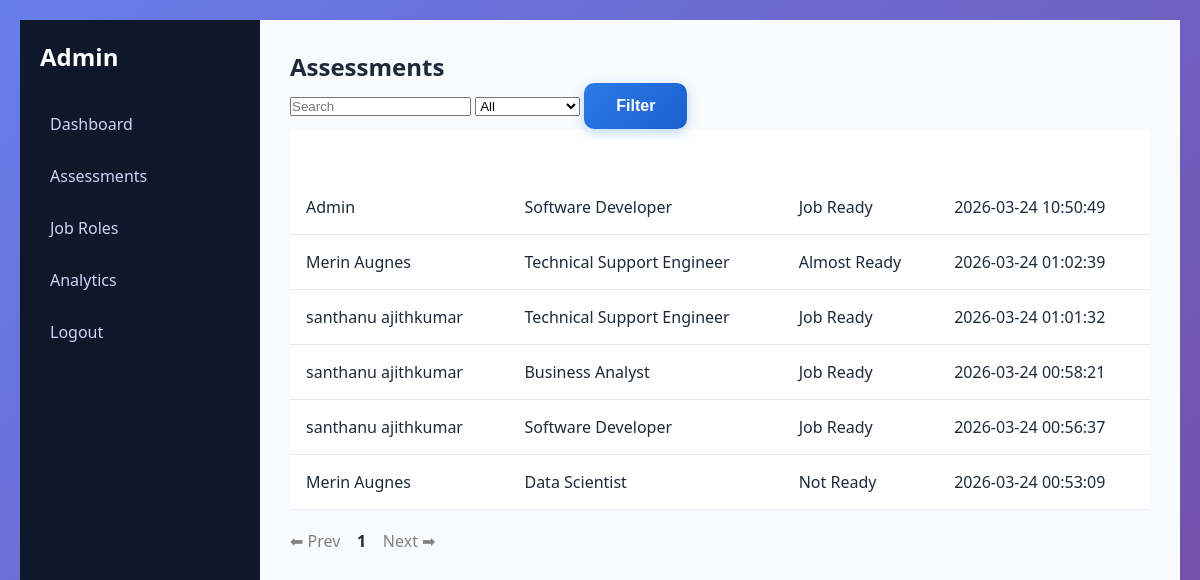
Before: /admin/assessments (signed in) with the older database file.
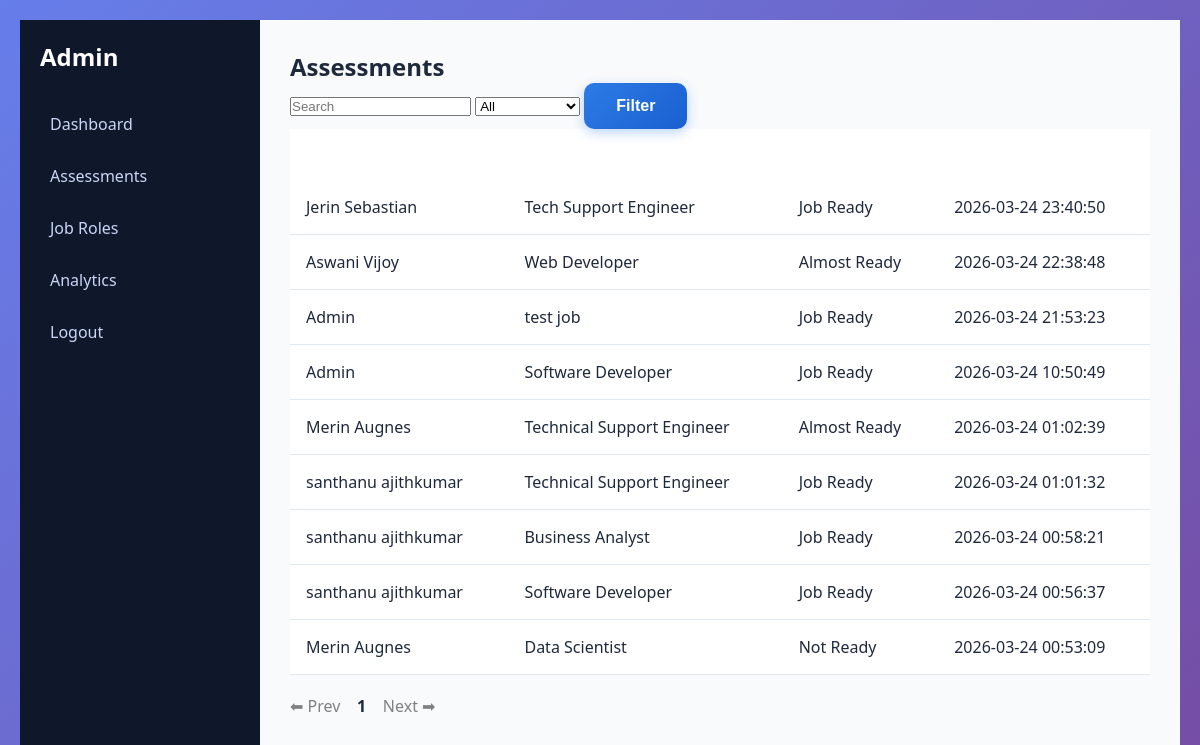
After: the same page with the newer database file.
### tables this page shows
CREATE TABLE assessments (
            id INTEGER PRIMARY KEY AUTOINCREMENT,
            user_id INTEGER,
            job_role TEXT,
            total_gap INTEGER,
            readiness TEXT,
            created_at TEXT,
            FOREIGN KEY (user_id) REFERENCES users(id)
        );

CREATE TABLE users (
            id INTEGER PRIMARY KEY AUTOINCREMENT,
            name TEXT,
            email TEXT UNIQUE,
            password_hash TEXT,
            role TEXT DEFAULT 'user'
        );

### app.py (the view)
@app.route('/admin/assessments')
def admin_assessments():
    if not admin_required():
        return redirect(url_for('login'))
    search = request.args.get('search', '')
    readiness = request.args.get('readiness', '')
    page = max(1, int(request.args.get('page', 1)))  # prevent page < 1
    limit = 10
    offset = (page - 1) * limit
    conn = sqlite3.connect("hiremind.db", timeout=10)
    cursor = conn.cursor()
    query = """
    SELECT users.name, job_role, readiness, created_at
    FROM assessments
    JOIN users ON users.id = assessments.user_id
    WHERE 1=1
    """
    params = []
    if search:
        query += " AND (users.name LIKE ? OR job_role LIKE ?)"
        params.extend([f"%{search}%", f"%{search}%"])
    if readiness:
        query += " AND readiness = ?"
        params.append(readiness)
    query += " ORDER BY created_at DESC LIMIT ? OFFSET ?"
    params.extend([limit, offset])
    cursor.execute(query, params)
    data = cursor.fetchall()
    count_query = """
    SELECT COUNT(*)
    FROM assessments
    JOIN users ON users.id = assessments.user_id
    WHERE 1=1
    """
    count_params = []
    if search:
        count_query += " AND (users.name LIKE ? OR job_role LIKE ?)"
        count_params.extend([f"%{search}%", f"%{search}%"])
    if readiness:
        count_query += " AND readiness = ?"
        count_params.append(readiness)
    cursor.execute(count_query, count_params)
    total_records = cursor.fetchone()[0]
    total_pages = (total_records + limit - 1) // limit
    conn.close()
    return render_template(
        "admin_assessments.html",
        data=data,
        total_pages=total_pages
    )

### app.py (called while the page is built)
def admin_required():
    if 'user_id' not in session or not session.get('is_admin'):
        return False
    return True

### templates/admin_assessments.html (shortened to what this page needs)
{% extends "admin_base.html" %}
{% block content %}
<h2>Assessments</h2>
<form method="get">
    <input type="text" name="search" placeholder="Search" value="{{ request.args.get('search','') }}">
    <select name="readiness">
        <option value="">All</option>
    </select>
    <button type="submit">Filter</button>
</form>
<table class="modern-table">
<tr><th>User</th><th>Role</th><th>Status</th><th>Date</th></tr>
{% for r in data %}
<tr>
<td>{{ r[0] }}</td>
<td>{{ r[1] }}</td>
<td>{{ r[2] }}</td>
<td>{{ r[3] }}</td>
</tr>
{% endfor %}
</table>
<div style="margin-top:20px;">
{% set page = request.args.get('page',1)|int %}
{% if page > 1 %}
<a href="?page={{ page-1 }}&search={{ request.args.get('search','') }}&readiness={{ request.args.get('readiness','') }}">
    ⬅ Prev
</a>
{% else %}
<span style="color:gray;">⬅ Prev</span>
{% endif %}
{% for p in range(1, total_pages + 1) %}
    {% if p == page %}
        <strong>{{ p }}</strong>
    {% else %}
        <a href="?page={{ p }}&search={{ request.args.get('search','') }}&readiness={{ request.args.get('readiness','') }}">
            {{ p }}
        </a>
    {% endif %}
{% endfor %}
{% if page < total_pages %}
<a href="?page={{ page+1 }}&search={{ request.args.get('search','') }}&readiness={{ request.args.get('readiness','') }}">
    Next ➡
</a>
{% else %}
<span style="color:gray;">Next ➡</span>
{% endif %}
</div>
{% endblock %}

### templates/admin_base.html (shortened to what this page needs)
<!DOCTYPE html>
<html>
<head>
    <link rel="stylesheet" href="{{ url_for('static', filename='style.css') }}">
</head>
<body>
<div class="admin-container">
    <div class="sidebar">
        <h2>Admin</h2>
        <a href="/admin/dashboard">Dashboard</a>
        <a href="/admin/assessments">Assessments</a>
        <a href="/admin/job_roles">Job Roles</a>
        <a href="/admin/analytics">Analytics</a>
        <a href="/logout">Logout</a>
    </div>
    <div class="content">
        {% block content %}{% endblock %}
    </div>
</div>
</body>
</html>

### static/style.css (style rules this page uses)
* { margin: 0; padding: 0; box-sizing: border-box; }
body { font-family: -apple-system, BlinkMacSystemFont, 'Segoe UI', 'Roboto', 'Oxygen', 'Ubuntu', 'Cantarell', sans-serif; background: linear-gradient(135deg, #667eea 0%, #764ba2 100%); min-height: 100vh; padding: 20px; color: #1e293b; }
.modern-table { width: 100%; border-collapse: collapse; background: white; }
.modern-table th { padding: 16px; text-align: left; color: white; font-weight: 600; font-size: 14px; text-transform: uppercase; letter-spacing: 0.5px; }
.modern-table td { padding: 16px; border-bottom: 1px solid #e2e8f0; }
button, .btn-primary, .btn-secondary { padding: 14px 32px; border: none; border-radius: 10px; font-size: 16px; font-weight: 600; cursor: pointer; transition: all 0.3s ease; display: inline-flex; align-items: center; gap: 8px; }
.btn-primary, button[type="submit"] { background: linear-gradient(135deg, #2C7BE5 0%, #1a5fd0 100%); color: white; box-shadow: 0 4px 12px rgba(44, 123, 229, 0.3); }

### templates/admin_base.html (style rules this page uses)
body { margin: 0; font-family: 'Segoe UI', sans-serif; }
.admin-container { display: flex; }
.sidebar { width: 240px; background: #0f172a; color: white; height: 100vh; padding: 20px; }
.sidebar h2 { margin-bottom: 30px; }
.sidebar a { display: block; padding: 10px; margin: 10px 0; border-radius: 8px; text-decoration: none; color: #cbd5f5; }
.content { flex: 1; padding: 30px; background: #f8fafc; }

Changed rows visible on the page:
added assessments: name "Jerin Sebastian", job_role "Tech Support Engineer", readiness "Job Ready", created_at "2026-03-24 23:40:50"
added assessments: name "Aswani Vijoy", job_role "Web Developer", readiness "Almost Ready", created_at "2026-03-24 22:38:48"
added assessments: name "Admin", job_role "test job", readiness "Job Ready", created_at "2026-03-24 21:53:23"
